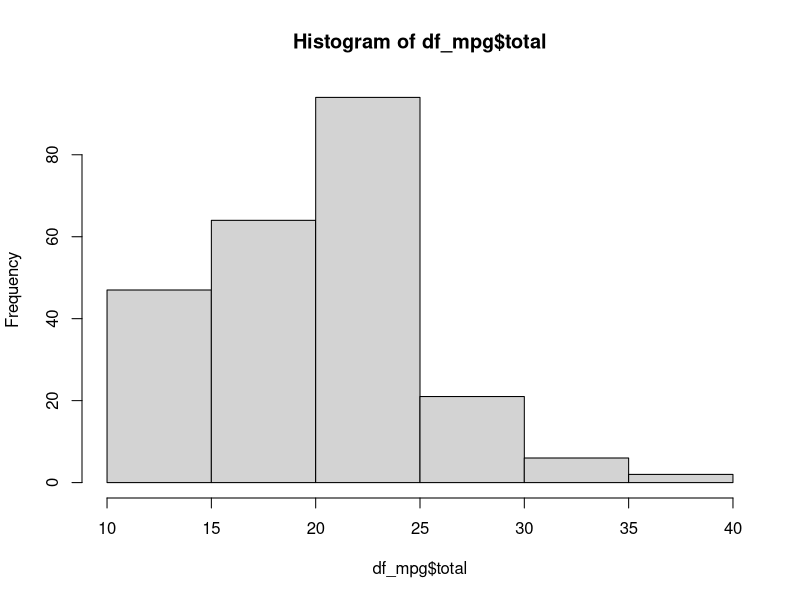
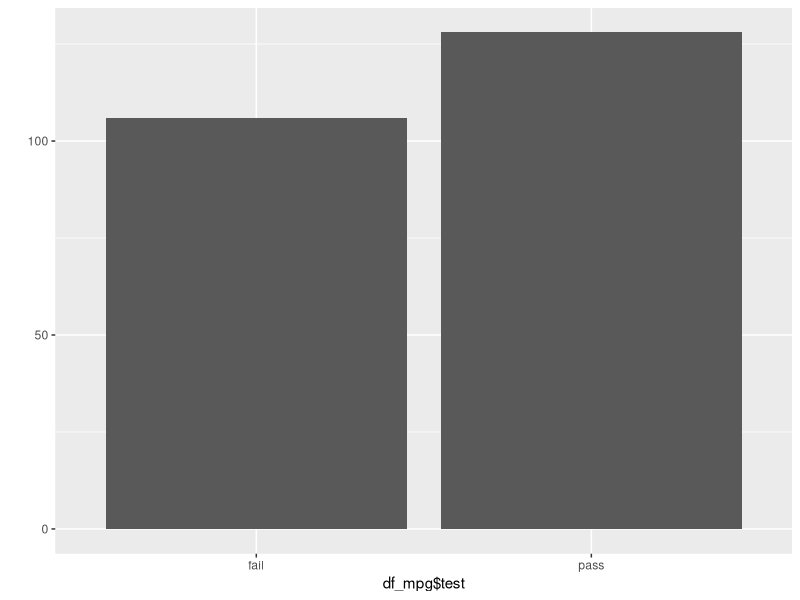

Here is the R script that generated these plots, in order:
library(ggplot2)
library(dplyr)

df_mpg = mpg

df_mpg$total = (df_mpg$cty+df_mpg$hwy)/2

mutate(mpg, total=(cty+hwy)/2) -> df_mpg2

summary(df_mpg$total)

hist(df_mpg$total)

df_mpg$test = ifelse(df_mpg$total >= 20, "pass", "fail") 
df_mpg$grade = ifelse(df_mpg$total>=30,"A", 
                      ifelse(df_mpg$total>=25,"B",
                             ifelse(df_mpg$total>=20,"C","D")))

table(df_mpg$grade)

table(df_mpg$test)
qplot(df_mpg$test)
